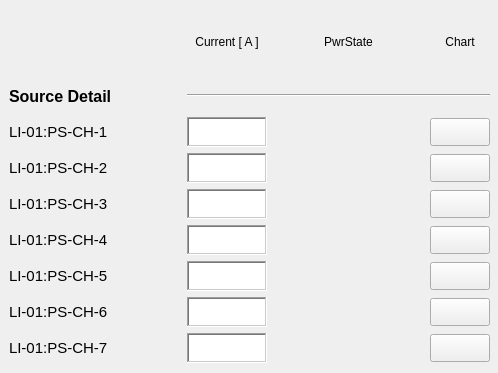
       <widget class="QWidget" name="scrollAreaWidgetContents_2">
        <property name="geometry">
         <rect>
          <x>0</x>
          <y>0</y>
          <width>498</width>
          <height>373</height>
         </rect>
        </property>
        <widget class="QWidget" name="layoutWidget">
         <property name="geometry">
          <rect>
           <x>9</x>
           <y>9</y>
           <width>481</width>
           <height>354</height>
          </rect>
         </property>
         <layout class="QGridLayout" name="gridLayout_7">
          <item row="5" column="3">
           <widget class="PyDMPushButton" name="PyDMPushButton_10">
            <property name="minimumSize">
             <size>
              <width>60</width>
              <height>28</height>
             </size>
            </property>
            <property name="maximumSize">
             <size>
              <width>60</width>
              <height>28</height>
             </size>
            </property>
            <property name="toolTip">
             <string/>
            </property>
           </widget>
          </item>
          <item row="3" column="3">
           <widget class="PyDMPushButton" name="PyDMPushButton_6">
            <property name="minimumSize">
             <size>
              <width>60</width>
              <height>28</height>
             </size>
            </property>
            <property name="maximumSize">
             <size>
              <width>60</width>
              <height>28</height>
             </size>
            </property>
            <property name="toolTip">
             <string/>
            </property>
           </widget>
          </item>
          <item row="8" column="2">
           <widget class="SiriusLedAlert" name="led_corrch7">
            <property name="toolTip">
             <string/>
            </property>
            <property name="onColor">
             <color>
              <red>0</red>
              <green>140</green>
              <blue>0</blue>
             </color>
            </property>
            <property name="offColor">
             <color>
              <red>207</red>
              <green>0</green>
              <blue>0</blue>
             </color>
            </property>
            <property name="channel" stdset="0">
             <string>LI-01:PS-CH-7:DiagStatus-Mon</string>
            </property>
           </widget>
          </item>
          <item row="2" column="0">
           <widget class="PyDMLabel" name="PyDMLabel_63">
            <property name="minimumSize">
             <size>
              <width>172</width>
              <height>30</height>
             </size>
            </property>
            <property name="maximumSize">
             <size>
              <width>172</width>
              <height>30</height>
             </size>
            </property>
            <property name="font">
             <font>
              <pointsize>11</pointsize>
             </font>
            </property>
            <property name="toolTip">
             <string/>
            </property>
            <property name="text">
             <string>LI-01:PS-CH-1</string>
            </property>
           </widget>
          </item>
          <item row="1" column="0">
           <widget class="PyDMLabel" name="PyDMLabel_62">
            <property name="minimumSize">
             <size>
              <width>172</width>
              <height>30</height>
             </size>
            </property>
            <property name="maximumSize">
             <size>
              <width>160</width>
              <height>30</height>
             </size>
            </property>
            <property name="font">
             <font>
              <pointsize>12</pointsize>
              <weight>75</weight>
              <bold>true</bold>
             </font>
            </property>
            <property name="toolTip">
             <string/>
            </property>
            <property name="text">
             <string>Source Detail</string>
            </property>
           </widget>
          </item>
          <item row="6" column="2">
           <widget class="SiriusLedAlert" name="led_corrch5">
            <property name="toolTip">
             <string/>
            </property>
            <property name="onColor">
             <color>
              <red>0</red>
              <green>140</green>
              <blue>0</blue>
             </color>
            </property>
            <property name="offColor">
             <color>
              <red>207</red>
              <green>0</green>
              <blue>0</blue>
             </color>
            </property>
            <property name="channel" stdset="0">
             <string>LI-01:PS-CH-5:DiagStatus-Mon</string>
            </property>
           </widget>
          </item>
          <item row="5" column="0">
           <widget class="PyDMLabel" name="pv02raps02">
            <property name="minimumSize">
             <size>
              <width>172</width>
              <height>30</height>
             </size>
            </property>
            <property name="maximumSize">
             <size>
              <width>172</width>
              <height>30</height>
             </size>
            </property>
            <property name="font">
             <font>
              <pointsize>11</pointsize>
             </font>
            </property>
            <property name="toolTip">
             <string/>
            </property>
            <property name="text">
             <string>LI-01:PS-CH-4</string>
            </property>
           </widget>
          </item>
          <item row="3" column="0">
           <widget class="PyDMLabel" name="PyDMLabel_32">
            <property name="minimumSize">
             <size>
              <width>172</width>
              <height>30</height>
             </size>
            </property>
            <property name="maximumSize">
             <size>
              <width>172</width>
              <height>30</height>
             </size>
            </property>
            <property name="font">
             <font>
              <pointsize>11</pointsize>
             </font>
            </property>
            <property name="toolTip">
             <string/>
            </property>
            <property name="text">
             <string>LI-01:PS-CH-2</string>
            </property>
           </widget>
          </item>
          <item row="4" column="0">
           <widget class="PyDMLabel" name="pv02raps01">
            <property name="minimumSize">
             <size>
              <width>172</width>
              <height>30</height>
             </size>
            </property>
            <property name="maximumSize">
             <size>
              <width>172</width>
              <height>30</height>
             </size>
            </property>
            <property name="font">
             <font>
              <pointsize>11</pointsize>
             </font>
            </property>
            <property name="toolTip">
             <string/>
            </property>
            <property name="text">
             <string>LI-01:PS-CH-3</string>
            </property>
           </widget>
          </item>
          <item row="0" column="1">
           <widget class="PyDMLabel" name="PyDMLabel_36">
            <property name="toolTip">
             <string/>
            </property>
            <property name="text">
             <string>Current [ A ]</string>
            </property>
            <property name="alignment">
             <set>Qt::AlignCenter</set>
            </property>
           </widget>
          </item>
          <item row="7" column="3">
           <widget class="PyDMPushButton" name="PyDMPushButton_9">
            <property name="minimumSize">
             <size>
              <width>60</width>
              <height>28</height>
             </size>
            </property>
            <property name="maximumSize">
             <size>
              <width>60</width>
              <height>28</height>
             </size>
            </property>
            <property name="toolTip">
             <string/>
            </property>
           </widget>
          </item>
          <item row="7" column="2">
           <widget class="SiriusLedAlert" name="led_corrch6">
            <property name="toolTip">
             <string/>
            </property>
            <property name="onColor">
             <color>
              <red>0</red>
              <green>140</green>
              <blue>0</blue>
             </color>
            </property>
            <property name="offColor">
             <color>
              <red>207</red>
              <green>0</green>
              <blue>0</blue>
             </color>
            </property>
            <property name="channel" stdset="0">
             <string>LI-01:PS-CH-6:DiagStatus-Mon</string>
            </property>
           </widget>
          </item>
          <item row="6" column="1">
           <widget class="PyDMLabel" name="PyDMLabel_79">
            <property name="enabled">
             <bool>true</bool>
            </property>
            <property name="minimumSize">
             <size>
              <width>80</width>
              <height>30</height>
             </size>
            </property>
            <property name="maximumSize">
             <size>
              <width>80</width>
              <height>30</height>
             </size>
            </property>
            <property name="toolTip">
             <string/>
            </property>
            <property name="accessibleDescription">
             <string/>
            </property>
            <property name="layoutDirection">
             <enum>Qt::LeftToRight</enum>
            </property>
            <property name="autoFillBackground">
             <bool>false</bool>
            </property>
            <property name="styleSheet">
             <string notr="true">background-color: qlineargradient(spread:pad, x1:0, y1:0, x2:1, y2:1, stop:0 rgba(255, 255, 255, 255), stop:1 rgba(255, 255, 255, 255));</string>
            </property>
            <property name="frameShape">
             <enum>QFrame::WinPanel</enum>
            </property>
            <property name="frameShadow">
             <enum>QFrame::Sunken</enum>
            </property>
            <property name="alignment">
             <set>Qt::AlignRight|Qt::AlignTrailing|Qt::AlignVCenter</set>
            </property>
            <property name="precision" stdset="0">
             <number>2</number>
            </property>
            <property name="precisionFromPV" stdset="0">
             <bool>false</bool>
            </property>
            <property name="channel" stdset="0">
             <string>LI-01:PS-CH-5:Current-Mon</string>
            </property>
           </widget>
          </item>
          <item row="2" column="1">
           <widget class="PyDMLabel" name="PyDMLabel_37">
            <property name="enabled">
             <bool>true</bool>
            </property>
            <property name="minimumSize">
             <size>
              <width>80</width>
              <height>30</height>
             </size>
            </property>
            <property name="maximumSize">
             <size>
              <width>80</width>
              <height>30</height>
             </size>
            </property>
            <property name="toolTip">
             <string/>
            </property>
            <property name="accessibleDescription">
             <string/>
            </property>
            <property name="layoutDirection">
             <enum>Qt::LeftToRight</enum>
            </property>
            <property name="autoFillBackground">
             <bool>false</bool>
            </property>
            <property name="styleSheet">
             <string notr="true">background-color: qlineargradient(spread:pad, x1:0, y1:0, x2:1, y2:1, stop:0 rgba(255, 255, 255, 255), stop:1 rgba(255, 255, 255, 255));</string>
            </property>
            <property name="frameShape">
             <enum>QFrame::WinPanel</enum>
            </property>
            <property name="frameShadow">
             <enum>QFrame::Sunken</enum>
            </property>
            <property name="alignment">
             <set>Qt::AlignRight|Qt::AlignTrailing|Qt::AlignVCenter</set>
            </property>
            <property name="precision" stdset="0">
             <number>2</number>
            </property>
            <property name="precisionFromPV" stdset="0">
             <bool>false</bool>
            </property>
            <property name="channel" stdset="0">
             <string>LI-01:PS-CH-1:Current-Mon</string>
            </property>
           </widget>
          </item>
          <item row="4" column="3">
           <widget class="PyDMPushButton" name="PyDMPushButton_7">
            <property name="minimumSize">
             <size>
              <width>60</width>
              <height>28</height>
             </size>
            </property>
            <property name="maximumSize">
             <size>
              <width>60</width>
              <height>28</height>
             </size>
            </property>
            <property name="toolTip">
             <string/>
            </property>
           </widget>
          </item>
          <item row="0" column="3">
           <widget class="PyDMLabel" name="PyDMLabel_52">
            <property name="toolTip">
             <string/>
            </property>
            <property name="text">
             <string>Chart</string>
            </property>
            <property name="alignment">
             <set>Qt::AlignCenter</set>
            </property>
           </widget>
          </item>
          <item row="3" column="1">
           <widget class="PyDMLabel" name="PyDMLabel_64">
            <property name="enabled">
             <bool>true</bool>
            </property>
            <property name="minimumSize">
             <size>
              <width>80</width>
              <height>30</height>
             </size>
            </property>
            <property name="maximumSize">
             <size>
              <width>80</width>
              <height>30</height>
             </size>
            </property>
            <property name="toolTip">
             <string/>
            </property>
            <property name="accessibleDescription">
             <string/>
            </property>
            <property name="layoutDirection">
             <enum>Qt::LeftToRight</enum>
            </property>
            <property name="autoFillBackground">
             <bool>false</bool>
            </property>
            <property name="styleSheet">
             <string notr="true">background-color: qlineargradient(spread:pad, x1:0, y1:0, x2:1, y2:1, stop:0 rgba(255, 255, 255, 255), stop:1 rgba(255, 255, 255, 255));</string>
            </property>
            <property name="frameShape">
             <enum>QFrame::WinPanel</enum>
            </property>
            <property name="frameShadow">
             <enum>QFrame::Sunken</enum>
            </property>
            <property name="alignment">
             <set>Qt::AlignRight|Qt::AlignTrailing|Qt::AlignVCenter</set>
            </property>
            <property name="precision" stdset="0">
             <number>2</number>
            </property>
            <property name="precisionFromPV" stdset="0">
             <bool>false</bool>
            </property>
            <property name="channel" stdset="0">
             <string>LI-01:PS-CH-2:Current-Mon</string>
            </property>
           </widget>
          </item>
          <item row="5" column="1">
           <widget class="PyDMLabel" name="PyDMLabel_66">
            <property name="enabled">
             <bool>true</bool>
            </property>
            <property name="minimumSize">
             <size>
              <width>80</width>
              <height>30</height>
             </size>
            </property>
            <property name="maximumSize">
             <size>
              <width>80</width>
              <height>30</height>
             </size>
            </property>
            <property name="toolTip">
             <string/>
            </property>
            <property name="accessibleDescription">
             <string/>
            </property>
            <property name="layoutDirection">
             <enum>Qt::LeftToRight</enum>
            </property>
            <property name="autoFillBackground">
             <bool>false</bool>
            </property>
            <property name="styleSheet">
             <string notr="true">background-color: qlineargradient(spread:pad, x1:0, y1:0, x2:1, y2:1, stop:0 rgba(255, 255, 255, 255), stop:1 rgba(255, 255, 255, 255));</string>
            </property>
            <property name="frameShape">
             <enum>QFrame::WinPanel</enum>
            </property>
            <property name="frameShadow">
             <enum>QFrame::Sunken</enum>
            </property>
            <property name="alignment">
             <set>Qt::AlignRight|Qt::AlignTrailing|Qt::AlignVCenter</set>
            </property>
            <property name="precision" stdset="0">
             <number>2</number>
            </property>
            <property name="showUnits" stdset="0">
             <bool>false</bool>
            </property>
            <property name="precisionFromPV" stdset="0">
             <bool>false</bool>
            </property>
            <property name="channel" stdset="0">
             <string>LI-01:PS-CH-4:Current-Mon</string>
            </property>
           </widget>
          </item>
          <item row="4" column="2">
           <widget class="SiriusLedAlert" name="led_corrch3">
            <property name="toolTip">
             <string/>
            </property>
            <property name="onColor">
             <color>
              <red>0</red>
              <green>140</green>
              <blue>0</blue>
             </color>
            </property>
            <property name="offColor">
             <color>
              <red>207</red>
              <green>0</green>
              <blue>0</blue>
             </color>
            </property>
            <property name="channel" stdset="0">
             <string>LI-01:PS-CH-3:DiagStatus-Mon</string>
            </property>
           </widget>
          </item>
          <item row="7" column="0">
           <widget class="PyDMLabel" name="pv03raps01_2">
            <property name="minimumSize">
             <size>
              <width>172</width>
              <height>30</height>
             </size>
            </property>
            <property name="maximumSize">
             <size>
              <width>172</width>
              <height>30</height>
             </size>
            </property>
            <property name="font">
             <font>
              <pointsize>11</pointsize>
             </font>
            </property>
            <property name="toolTip">
             <string/>
            </property>
            <property name="text">
             <string>LI-01:PS-CH-6</string>
            </property>
           </widget>
          </item>
          <item row="6" column="0">
           <widget class="PyDMLabel" name="pv03raps01">
            <property name="minimumSize">
             <size>
              <width>172</width>
              <height>30</height>
             </size>
            </property>
            <property name="maximumSize">
             <size>
              <width>172</width>
              <height>30</height>
             </size>
            </property>
            <property name="font">
             <font>
              <pointsize>11</pointsize>
             </font>
            </property>
            <property name="toolTip">
             <string/>
            </property>
            <property name="text">
             <string>LI-01:PS-CH-5</string>
            </property>
           </widget>
          </item>
          <item row="0" column="2">
           <widget class="PyDMLabel" name="PyDMLabel_34">
            <property name="toolTip">
             <string/>
            </property>
            <property name="text">
             <string>PwrState</string>
            </property>
            <property name="alignment">
             <set>Qt::AlignCenter</set>
            </property>
           </widget>
          </item>
          <item row="4" column="1">
           <widget class="PyDMLabel" name="PyDMLabel_65">
            <property name="enabled">
             <bool>true</bool>
            </property>
            <property name="minimumSize">
             <size>
              <width>80</width>
              <height>30</height>
             </size>
            </property>
            <property name="maximumSize">
             <size>
              <width>80</width>
              <height>30</height>
             </size>
            </property>
            <property name="toolTip">
             <string/>
            </property>
            <property name="accessibleDescription">
             <string/>
            </property>
            <property name="layoutDirection">
             <enum>Qt::LeftToRight</enum>
            </property>
            <property name="autoFillBackground">
             <bool>false</bool>
            </property>
            <property name="styleSheet">
             <string notr="true">background-color: qlineargradient(spread:pad, x1:0, y1:0, x2:1, y2:1, stop:0 rgba(255, 255, 255, 255), stop:1 rgba(255, 255, 255, 255));</string>
            </property>
            <property name="frameShape">
             <enum>QFrame::WinPanel</enum>
            </property>
            <property name="frameShadow">
             <enum>QFrame::Sunken</enum>
            </property>
            <property name="alignment">
             <set>Qt::AlignRight|Qt::AlignTrailing|Qt::AlignVCenter</set>
            </property>
            <property name="precision" stdset="0">
             <number>2</number>
            </property>
            <property name="precisionFromPV" stdset="0">
             <bool>false</bool>
            </property>
            <property name="channel" stdset="0">
             <string>LI-01:PS-CH-3:Current-Mon</string>
            </property>
           </widget>
          </item>
          <item row="8" column="0">
           <widget class="PyDMLabel" name="pv04raps01">
            <property name="minimumSize">
             <size>
              <width>172</width>
              <height>30</height>
             </size>
            </property>
            <property name="maximumSize">
             <size>
              <width>172</width>
              <height>30</height>
             </size>
            </property>
            <property name="font">
             <font>
              <pointsize>11</pointsize>
             </font>
            </property>
            <property name="toolTip">
             <string/>
            </property>
            <property name="text">
             <string>LI-01:PS-CH-7</string>
            </property>
           </widget>
          </item>
          <item row="8" column="3">
           <widget class="PyDMPushButton" name="PyDMPushButton_15">
            <property name="minimumSize">
             <size>
              <width>60</width>
              <height>28</height>
             </size>
            </property>
            <property name="maximumSize">
             <size>
              <width>60</width>
              <height>28</height>
             </size>
            </property>
            <property name="toolTip">
             <string/>
            </property>
           </widget>
          </item>
          <item row="2" column="3">
           <widget class="PyDMPushButton" name="PyDMPushButton_5">
            <property name="minimumSize">
             <size>
              <width>60</width>
              <height>28</height>
             </size>
            </property>
            <property name="maximumSize">
             <size>
              <width>60</width>
              <height>28</height>
             </size>
            </property>
            <property name="toolTip">
             <string/>
            </property>
           </widget>
          </item>
          <item row="1" column="1" colspan="3">
           <widget class="Line" name="line_3">
            <property name="sizeIncrement">
             <size>
              <width>0</width>
              <height>0</height>
             </size>
            </property>
            <property name="baseSize">
             <size>
              <width>0</width>
              <height>0</height>
             </size>
            </property>
            <property name="autoFillBackground">
             <bool>false</bool>
            </property>
            <property name="frameShadow">
             <enum>QFrame::Sunken</enum>
            </property>
            <property name="lineWidth">
             <number>1</number>
            </property>
            <property name="midLineWidth">
             <number>0</number>
            </property>
            <property name="orientation">
             <enum>Qt::Horizontal</enum>
            </property>
           </widget>
          </item>
          <item row="6" column="3">
           <widget class="PyDMPushButton" name="PyDMPushButton_8">
            <property name="minimumSize">
             <size>
              <width>60</width>
              <height>28</height>
             </size>
            </property>
            <property name="maximumSize">
             <size>
              <width>60</width>
              <height>28</height>
             </size>
            </property>
            <property name="toolTip">
             <string/>
            </property>
           </widget>
          </item>
          <item row="8" column="1">
           <widget class="PyDMLabel" name="PyDMLabel_81">
            <property name="enabled">
             <bool>true</bool>
            </property>
            <property name="minimumSize">
             <size>
              <width>80</width>
              <height>30</height>
             </size>
            </property>
            <property name="maximumSize">
             <size>
              <width>80</width>
              <height>30</height>
             </size>
            </property>
            <property name="toolTip">
             <string/>
            </property>
            <property name="accessibleDescription">
             <string/>
            </property>
            <property name="layoutDirection">
             <enum>Qt::LeftToRight</enum>
            </property>
            <property name="autoFillBackground">
             <bool>false</bool>
            </property>
            <property name="styleSheet">
             <string notr="true">background-color: qlineargradient(spread:pad, x1:0, y1:0, x2:1, y2:1, stop:0 rgba(255, 255, 255, 255), stop:1 rgba(255, 255, 255, 255));</string>
            </property>
            <property name="frameShape">
             <enum>QFrame::WinPanel</enum>
            </property>
            <property name="frameShadow">
             <enum>QFrame::Sunken</enum>
            </property>
            <property name="alignment">
             <set>Qt::AlignRight|Qt::AlignTrailing|Qt::AlignVCenter</set>
            </property>
            <property name="precision" stdset="0">
             <number>2</number>
            </property>
            <property name="precisionFromPV" stdset="0">
             <bool>false</bool>
            </property>
            <property name="channel" stdset="0">
             <string>LI-01:PS-CH-7:Current-Mon</string>
            </property>
           </widget>
          </item>
          <item row="7" column="1">
           <widget class="PyDMLabel" name="PyDMLabel_80">
            <property name="enabled">
             <bool>true</bool>
            </property>
            <property name="minimumSize">
             <size>
              <width>80</width>
              <height>30</height>
             </size>
            </property>
            <property name="maximumSize">
             <size>
              <width>80</width>
              <height>30</height>
             </size>
            </property>
            <property name="toolTip">
             <string/>
            </property>
            <property name="accessibleDescription">
             <string/>
            </property>
            <property name="layoutDirection">
             <enum>Qt::LeftToRight</enum>
            </property>
            <property name="autoFillBackground">
             <bool>false</bool>
            </property>
            <property name="styleSheet">
             <string notr="true">background-color: qlineargradient(spread:pad, x1:0, y1:0, x2:1, y2:1, stop:0 rgba(255, 255, 255, 255), stop:1 rgba(255, 255, 255, 255));</string>
            </property>
            <property name="frameShape">
             <enum>QFrame::WinPanel</enum>
            </property>
            <property name="frameShadow">
             <enum>QFrame::Sunken</enum>
            </property>
            <property name="alignment">
             <set>Qt::AlignRight|Qt::AlignTrailing|Qt::AlignVCenter</set>
            </property>
            <property name="precision" stdset="0">
             <number>2</number>
            </property>
            <property name="precisionFromPV" stdset="0">
             <bool>false</bool>
            </property>
            <property name="channel" stdset="0">
             <string>LI-01:PS-CH-6:Current-Mon</string>
            </property>
           </widget>
          </item>
          <item row="5" column="2">
           <widget class="SiriusLedAlert" name="led_corrch4">
            <property name="toolTip">
             <string/>
            </property>
            <property name="onColor">
             <color>
              <red>0</red>
              <green>140</green>
              <blue>0</blue>
             </color>
            </property>
            <property name="offColor">
             <color>
              <red>207</red>
              <green>0</green>
              <blue>0</blue>
             </color>
            </property>
            <property name="channel" stdset="0">
             <string>LI-01:PS-CH-4:DiagStatus-Mon</string>
            </property>
           </widget>
          </item>
          <item row="3" column="2">
           <widget class="SiriusLedAlert" name="led_corrch2">
            <property name="toolTip">
             <string/>
            </property>
            <property name="onColor">
             <color>
              <red>0</red>
              <green>140</green>
              <blue>0</blue>
             </color>
            </property>
            <property name="offColor">
             <color>
              <red>207</red>
              <green>0</green>
              <blue>0</blue>
             </color>
            </property>
            <property name="channel" stdset="0">
             <string>LI-01:PS-CH-2:DiagStatus-Mon</string>
            </property>
           </widget>
          </item>
          <item row="2" column="2">
           <widget class="SiriusLedAlert" name="led_corrch1">
            <property name="toolTip">
             <string/>
            </property>
            <property name="onColor">
             <color>
              <red>0</red>
              <green>140</green>
              <blue>0</blue>
             </color>
            </property>
            <property name="offColor">
             <color>
              <red>207</red>
              <green>0</green>
              <blue>0</blue>
             </color>
            </property>
            <property name="channel" stdset="0">
             <string>LI-01:PS-CH-1:DiagStatus-Mon</string>
            </property>
           </widget>
          </item>
         </layout>
        </widget>
       </widget>
